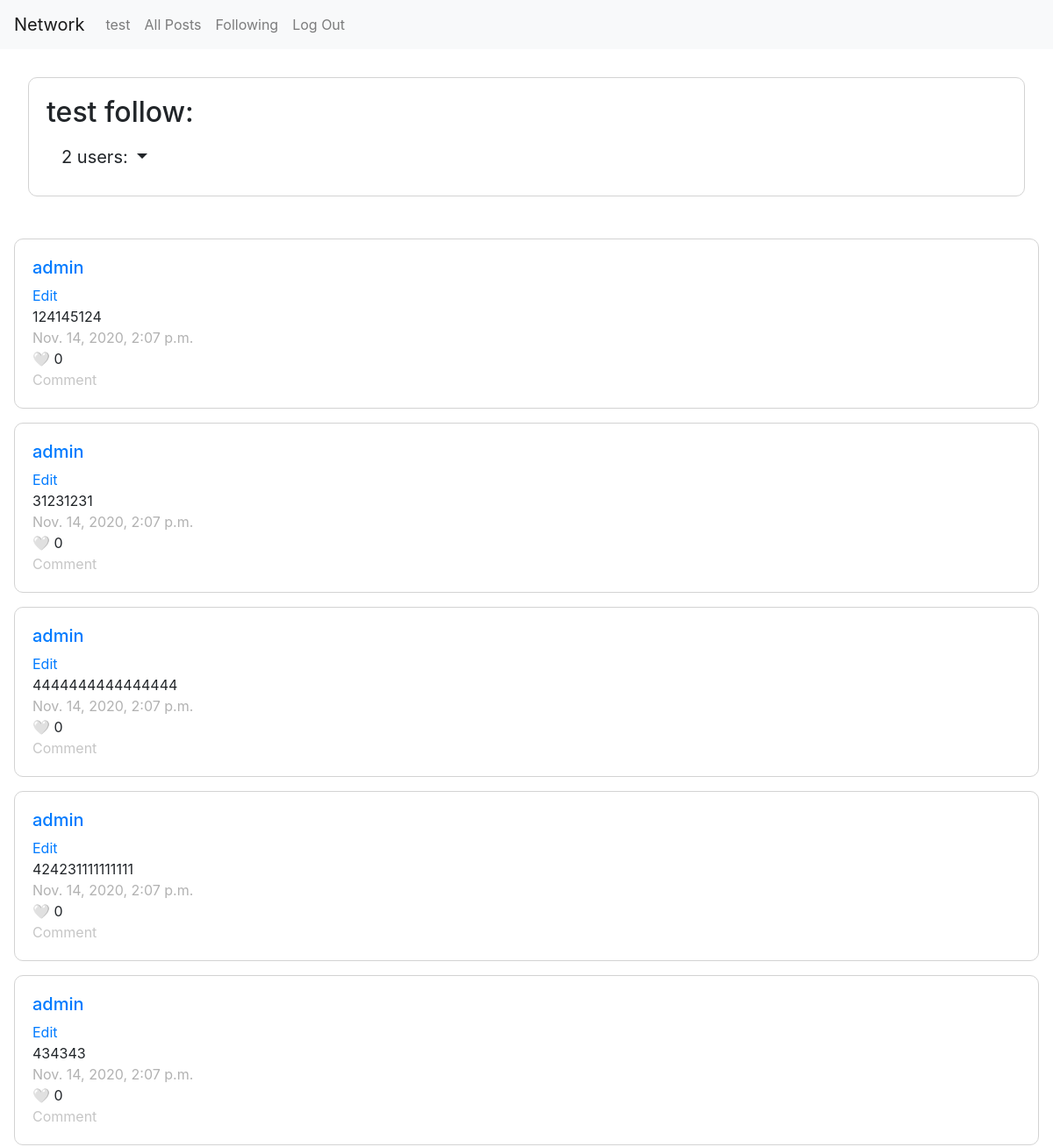
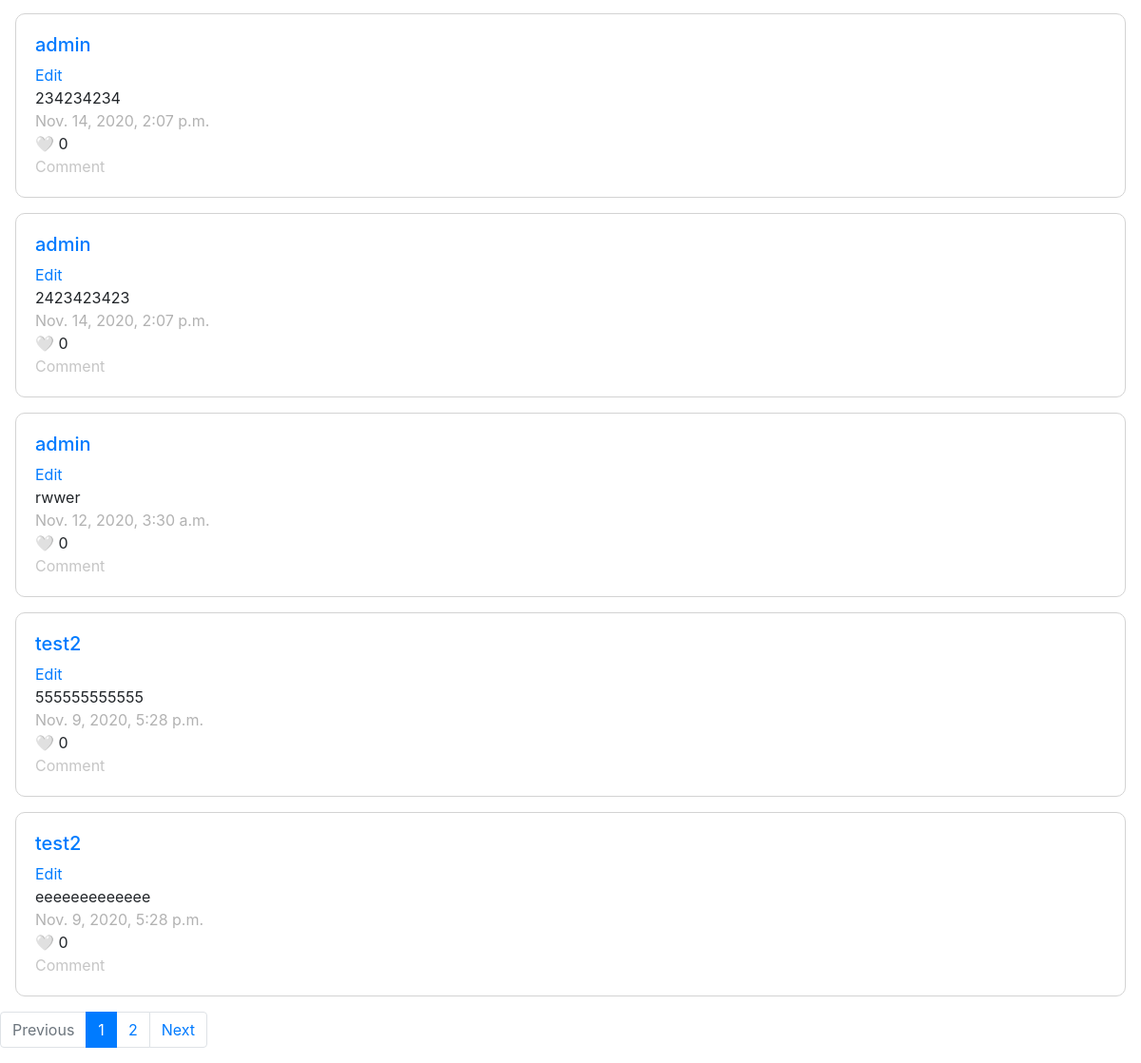
/follow (signed in), run on an earlier commit of the app's database (2 pictures, top to bottom).
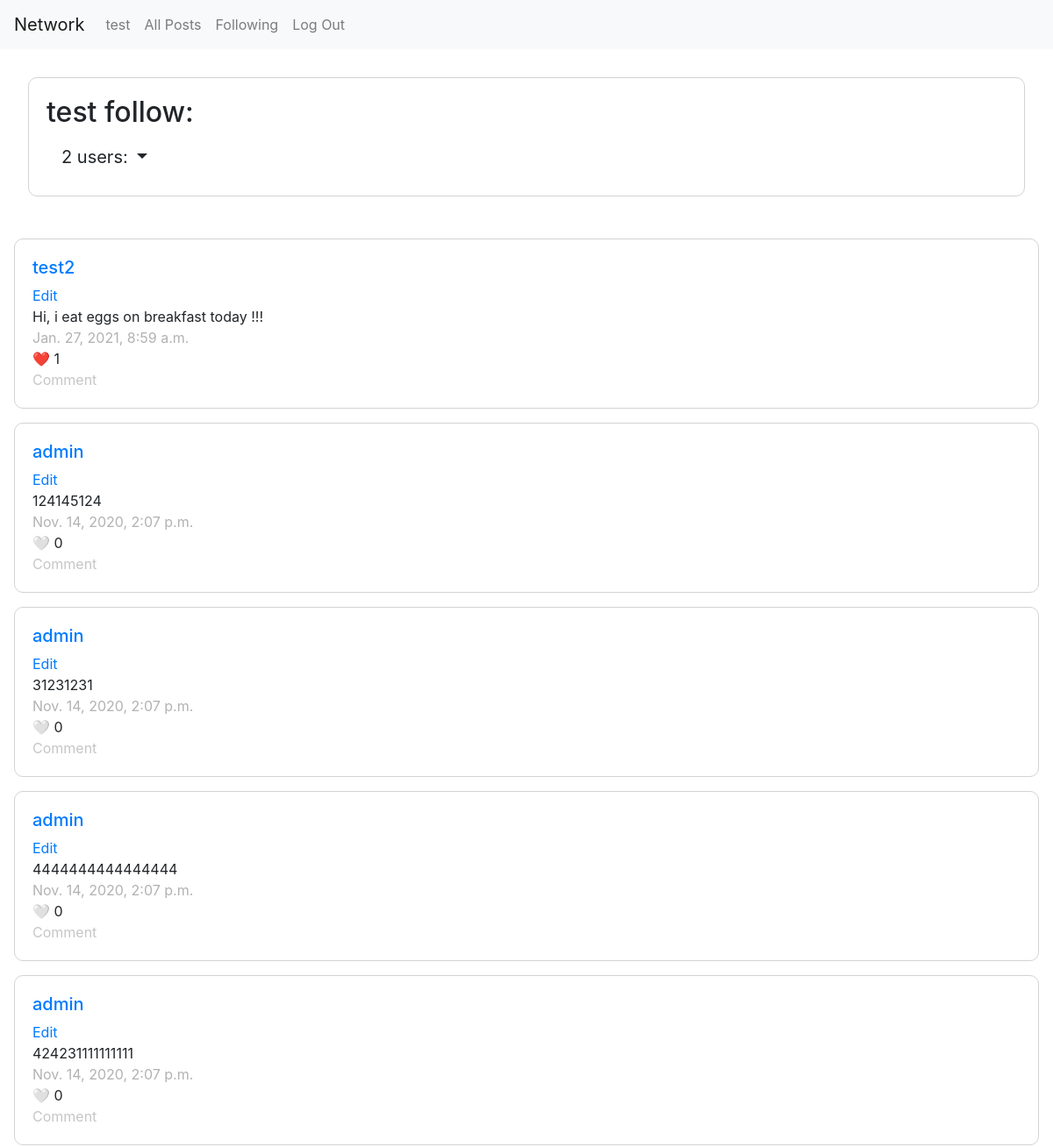
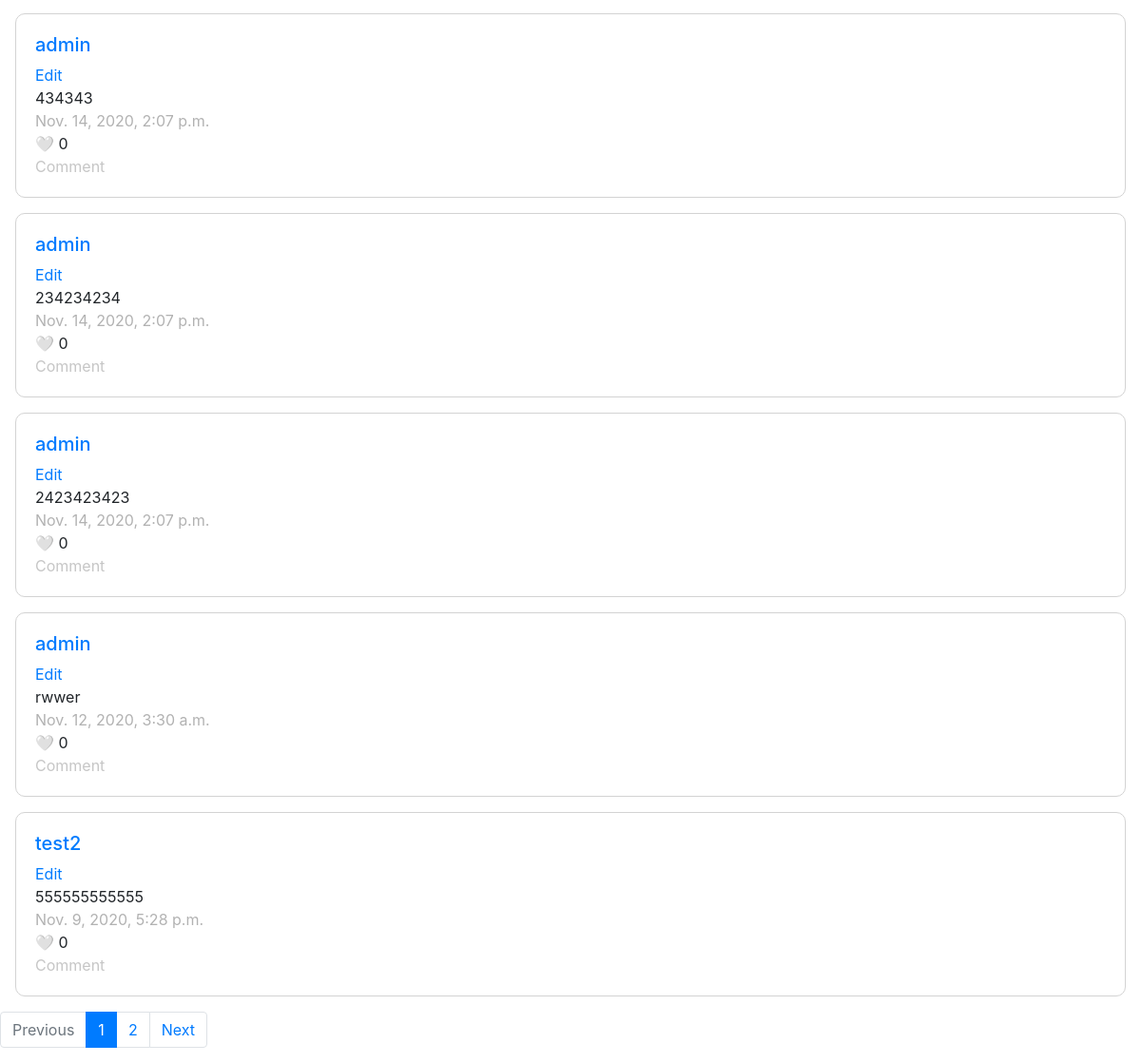
And on a later commit of the database (2 pictures, top to bottom).
### network/models.py (models this page shows, shortened)
class Post(models.Model):
    user = models.ForeignKey("User", on_delete=models.CASCADE, related_name="user")
    text = models.CharField(max_length=255)
    likes = models.ManyToManyField('User', blank=True, related_name='likes')
    timestamp = models.DateTimeField(auto_now_add=True)

class User(AbstractUser):
    pass

### network/views.py (the view)
# urls.py: path("follow", views.follow, name="follow"),
@login_required(login_url='login')
def follow(request):
    user = User.objects.get(id=request.user.id)
    follow = User.objects.get(username=user)
    following = follow.following.count()
    follow_query = UserFollowing.objects.filter(user_id=user)
    follow_list = list()
    for follow in follow_query:
        follow_list.append(follow.following_user_id)
    my_filter_qs = Q()
    for user in follow_list:
        my_filter_qs = my_filter_qs | Q(user=user)
    posts = Post.objects.filter(my_filter_qs)
    posts = posts.order_by("-timestamp")
    page = request.GET.get('page', 1)
    paginator = Paginator(posts, 10)
    try:
        posts = paginator.page(page)
    except PageNotAnInteger:
        posts = paginator.page(1)
    except EmptyPage:
        posts = paginator.page(paginator.num_pages)
    follow_users = []
    for users in follow_query:
        follow_users.append(users.following_user_id.username)
    print(tuple(follow_users))
    return render(request, 'network/follow.html', {
        'name': user,
        'following': following,
        'follow_users': tuple(follow_users),
        'posts': posts})

### network/templates/network/follow.html (shortened to what this page needs)
{% extends "network/layout.html" %}
{% load static %}
{% block body %}
<div class='card-body'>
    <h2>{{ request.user.username }} follow:</h2>
	<div class="dropdown show">
	<a class="btn btn-ligh dropdown-toggle btn-lg" href="#" role="button" id="dropdownMenuLink" data-toggle="dropdown" aria-haspopup="true" aria-expanded="false">
		 {{ following }} users:
	</a>
	</div>
</div>
</div>
{% for post in posts %}
<div id='{{post.id}}' class="card-body post">
	<h5><a href="/profile/{{post.user}}">{{post.user}}</a></h5>
  {% if user|stringformat:"s" != name|stringformat:"s" %}
	  <a href=# class='edit'>Edit</a>
  {% endif %}
	<span id='edit_text' style="display: block">{{post.text}}</span>
	<span style='color:#b2b2b2'>{{post.timestamp}}</span>
{% if request.user in post.likes.all %}
        	<div class='like'>❤️ {{post.likes.all.count}}</div>
        {% else %}
          <div class='like'>🤍 {{post.likes.all.count}}</div>
        {% endif %}
	<a style='color:#c6c6c6'>Comment</a>
</div>
{% endfor %}
{% if posts.has_other_pages %}
  <ul class="pagination">
    {% if posts.has_previous %}
      <li class="page-item"><a class="page-link" href="?page={{ posts.previous_page_number }}">Previous</a></li>
    {% else %}
      <li class="page-item disabled">
        <span class="page-link" href="#" tabindex="-1" aria-disabled="true">Previous</span>
      </li>
    {% endif %}
    {% for i in posts.paginator.page_range %}
      {% if posts.number == i %}
        <li class="page-item active" aria-current="page">
        <a class="page-link" href="#">{{ i }} <span class="sr-only">(current)</span></a>
      {% else %}
        <li class="page-item"><a class="page-link" href="?page={{ i }}">{{ i }}</a></li>
      {% endif %}
    {% endfor %}
    {% if posts.has_next %}
      <li class="page-item"><a class="page-link" href="?page={{ posts.next_page_number }}">Next</a></li>
    {% else %}
      <li class="page-item disabled">
        <span class="page-link" href="#" tabindex="-1" aria-disabled="true">Next</span>
      </li>
    {% endif %}
  </ul>
{% endif %}
{% endblock %}

What changed in the data, as far as the page shows it:
no longer on this page (row unchanged): Post: user "test2", text "eeeeeeeeeeeee", timestamp "Nov. 9, 2020, 5:28 p.m.", likes.all.count "0"
added Post: user "test2", text "Hi, i eat eggs on breakfast today !!!", timestamp "Jan. 27, 2021, 8:59 a.m.", likes.all.count "1"
